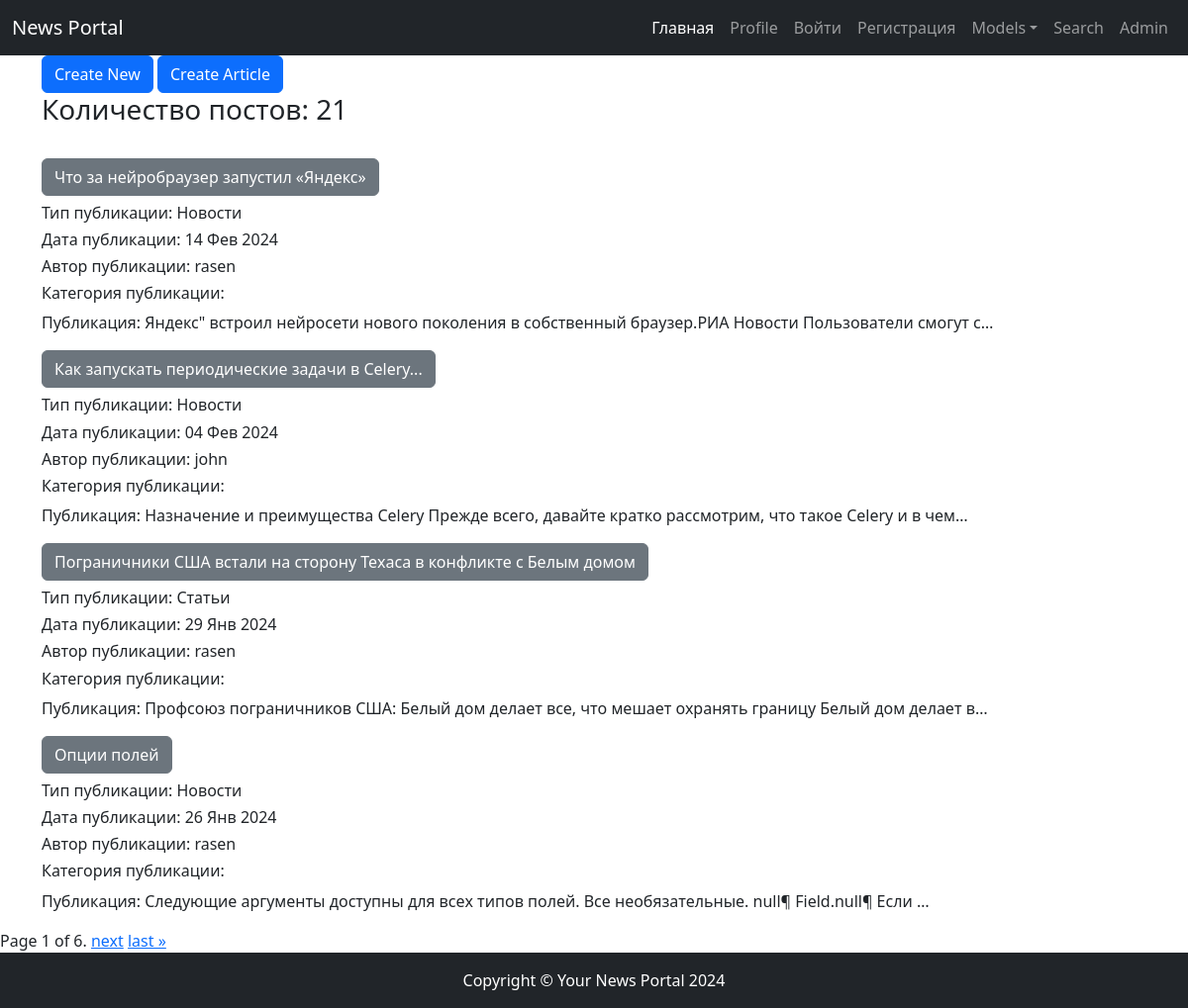
The page /news/ on the database as committed earlier.
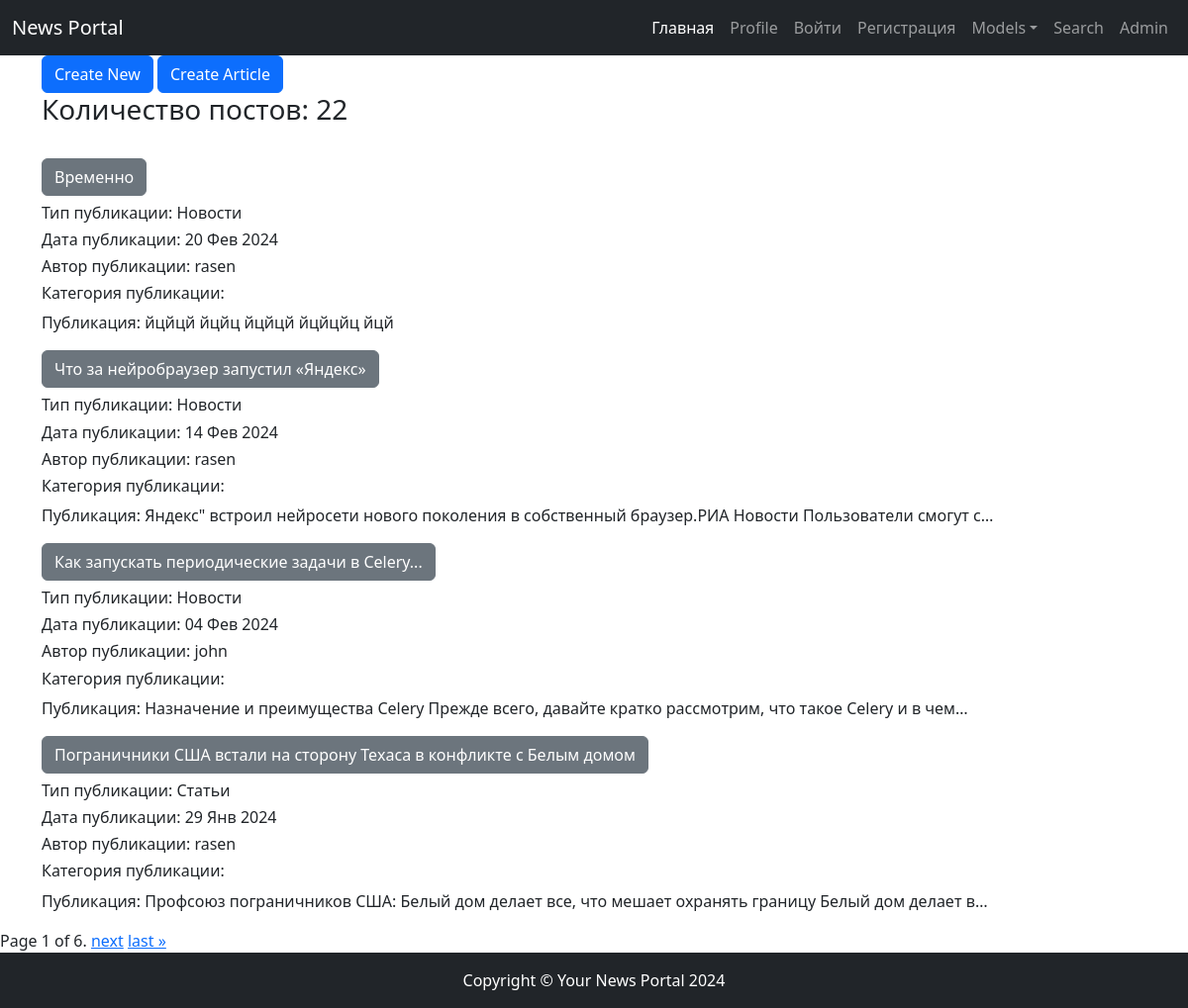
The same page on the database as committed later.
### news/models.py (models this page shows, shortened)
class Post(models.Model):
    news = 'NE'
    articles = 'AR'
    TYPES = [
        (news, 'Новости'),
        (articles, 'Статьи')
    ]
    author = models.ForeignKey(Author, on_delete=models.CASCADE)
    choice_types = models.CharField(max_length=2, choices=TYPES, default=news)
    time_in = models.DateTimeField(default=timezone.now)
    categories_post = models.ManyToManyField(Category, through='PostCategory')
    title = models.CharField(max_length=240, default='')
    content = models.TextField(blank=False)
    rate_new = models.IntegerField(default=0)
    def get_categories(self):
        return self.categories_post.values_list('category_name', flat=True).first()

class Author(models.Model):
    user = models.OneToOneField(User, on_delete=models.CASCADE)
    rating = models.IntegerField(default=0)

### news/views/post.py (the view)
# urls.py: path('news/', PostList.as_view(), name='posts'),
class PostList(ListView):
    model = Post
    ordering = '-time_in'
    template_name = APP + 'posts.html'
    context_object_name = 'posts'
    paginate_by = 4
    queryset = Post.objects.all()   #.select_related('author')  # с ним - 2 запроса, без него 4
    def get_context_data(self, **kwargs):
        context = super().get_context_data(**kwargs)
        context['title'] = 'Список постов'
        return context

### news/templates/news/posts.html (shortened to what this page needs)
{% extends 'default.html' %}
{% load cache %}
{% cache 300 content %}
{% block content %}
    <a class="btn btn-primary" href="/news/create/" role="button">Create New</a>
    <a class="btn btn-primary" href="/news/articles/create/" role="button">Create Article</a>
    <br>
    <h3>Количество постов: {{ page_obj.paginator.count }}</h3>
    <br>
{% if posts %}
    {% for post in posts %}
      <div class="mb-3">
      <h5><b class="text-center"><a href={{ post.pk }} class="btn btn-secondary">{{ post.title|truncatechars:100 }}</a></b></h5>
      <h6>Тип публикации: {{ post.get_choice_types_display }}</h6>
      <h6>Дата публикации: {{ post.time_in|date:'d M Y' }} </h6>
      <h6>Автор публикации: {{ post.author.user.username }} </h6>
      <h6>Категория публикации:
      </h6>
      <span>Публикация: {{ post.content|truncatechars:100 }}</span>
      </div>
    {% endfor %}
{% else %}
    <h3>Новостей нет!</h3>
{% endif %}
</div>
<div class="pagination">
   <span>
       <span class="current">
         Page {{ page_obj.number }} of {{ page_obj.paginator.num_pages }}.
      </span>
       {% if page_obj.has_next %}
            <a href="?page={{ page_obj.next_page_number }}">next</a>
            <a href="?page={{ page_obj.paginator.num_pages }}">last &raquo;</a>
       {% endif %}
   </span>
</div>
{% endblock content %}
{% endcache %}

Rows that differ between the two databases and show on the page:
no longer on this page (row edited): Post: title "Опции полей", choice_types "Новости", time_in "26 Янв 2024", author.user.username "rasen", content "Следующие аргументы доступны для всех типов полей. Все необязательные. null¶ Field.null¶ Если …"
added Post: title "Временно", choice_types "Новости", time_in "20 Фев 2024", author.user.username "rasen", content "йцйцй йцйц йцйцй йцйцйц йцй"
Other text that changed with them:
{{ page_obj.paginator.count }}: "21" → "22"
